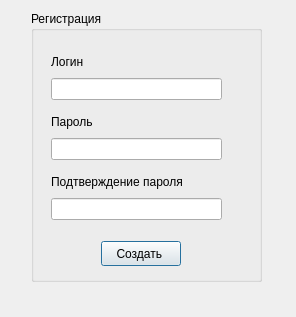
<?xml version="1.0" encoding="UTF-8"?>
<ui version="4.0">
 <class>registr</class>
 <widget class="QDialog" name="registr">
  <property name="geometry">
   <rect>
    <x>0</x>
    <y>0</y>
    <width>296</width>
    <height>317</height>
   </rect>
  </property>
  <property name="windowTitle">
   <string>Dialog</string>
  </property>
  <widget class="QGroupBox" name="groupBox">
   <property name="geometry">
    <rect>
     <x>31</x>
     <y>11</y>
     <width>231</width>
     <height>271</height>
    </rect>
   </property>
   <property name="title">
    <string>Регистрация</string>
   </property>
   <widget class="QPushButton" name="pushButton">
    <property name="geometry">
     <rect>
      <x>70</x>
      <y>230</y>
      <width>80</width>
      <height>25</height>
     </rect>
    </property>
    <property name="text">
     <string>Создать </string>
    </property>
   </widget>
   <widget class="QWidget" name="layoutWidget">
    <property name="geometry">
     <rect>
      <x>20</x>
      <y>40</y>
      <width>171</width>
      <height>49</height>
     </rect>
    </property>
    <layout class="QVBoxLayout" name="verticalLayout">
     <item>
      <widget class="QLabel" name="label">
       <property name="text">
        <string>Логин</string>
       </property>
      </widget>
     </item>
     <item>
      <widget class="QLineEdit" name="lineEdit"/>
     </item>
    </layout>
   </widget>
   <widget class="QWidget" name="layoutWidget">
    <property name="geometry">
     <rect>
      <x>20</x>
      <y>100</y>
      <width>171</width>
      <height>49</height>
     </rect>
    </property>
    <layout class="QVBoxLayout" name="verticalLayout_2">
     <item>
      <widget class="QLabel" name="label_2">
       <property name="text">
        <string>Пароль</string>
       </property>
      </widget>
     </item>
     <item>
      <widget class="QLineEdit" name="lineEdit_2">
       <property name="echoMode">
        <enum>QLineEdit::Password</enum>
       </property>
       <property name="dragEnabled">
        <bool>false</bool>
       </property>
       <property name="readOnly">
        <bool>false</bool>
       </property>
       <property name="clearButtonEnabled">
        <bool>true</bool>
       </property>
      </widget>
     </item>
    </layout>
   </widget>
   <widget class="QWidget" name="layoutWidget">
    <property name="geometry">
     <rect>
      <x>20</x>
      <y>160</y>
      <width>171</width>
      <height>49</height>
     </rect>
    </property>
    <layout class="QVBoxLayout" name="verticalLayout_3">
     <item>
      <widget class="QLabel" name="label_3">
       <property name="text">
        <string>Подтверждение пароля</string>
       </property>
      </widget>
     </item>
     <item>
      <widget class="QLineEdit" name="lineEdit_3">
       <property name="echoMode">
        <enum>QLineEdit::Password</enum>
       </property>
       <property name="cursorMoveStyle">
        <enum>Qt::VisualMoveStyle</enum>
       </property>
       <property name="clearButtonEnabled">
        <bool>true</bool>
       </property>
      </widget>
     </item>
    </layout>
   </widget>
   <widget class="QLabel" name="label_4">
    <property name="geometry">
     <rect>
      <x>200</x>
      <y>180</y>
      <width>21</width>
      <height>21</height>
     </rect>
    </property>
    <property name="text">
     <string/>
    </property>
   </widget>
   <widget class="QLabel" name="label_5">
    <property name="geometry">
     <rect>
      <x>200</x>
      <y>130</y>
      <width>21</width>
      <height>21</height>
     </rect>
    </property>
    <property name="text">
     <string/>
    </property>
   </widget>
   <widget class="QLabel" name="label_6">
    <property name="geometry">
     <rect>
      <x>200</x>
      <y>70</y>
      <width>21</width>
      <height>21</height>
     </rect>
    </property>
    <property name="text">
     <string/>
    </property>
   </widget>
  </widget>
 </widget>
 <resources/>
 <connections/>
</ui>
